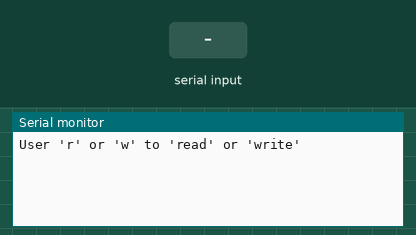
This sketch was run on a simulated Arduino Uno, built with avr-gcc and run on an emulated ATmega328P. Shown: the last lines printed to the serial monitor. The inputs (shaded band) are chosen by the test bench. EEPROM starts erased.

Above: at 4.6 s.
4.7 s: "w90\n" received over Serial
At 5.2 s:
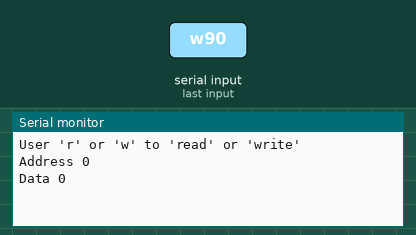
6.2 s: "r90\n" received over Serial
At 6.9 s:
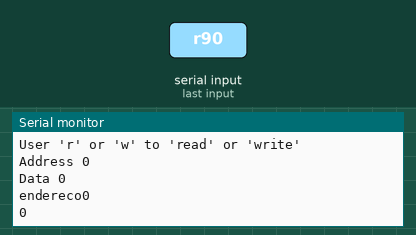

Measured:
- after the input at 4.7 s, the serial monitor: prints a new line at once (image 1)
- after the input at 6.2 s, the serial monitor: prints a new line at once (image 2)

The sketch:

EEPROM_1.ino
```cpp
#include <EEPROM.h>
String addr = "";  // Address of EEPROM
String data = "";  // Data to be writen in EEPROM
int count = 0;
char endMarker = '\n';
char rc;
const byte numChars = 32;
char receivedChars[numChars];
boolean newData = true;

void setup(){
       Serial.begin(9600);
       Serial.println("User 'r' or 'w' to 'read' or 'write'");
       for (int i = 0 ; i < EEPROM.length() ; i++) {
         EEPROM.write(i, 0);
       }
}
void loop(){
       if ((Serial.available()>0) && (newData == true)) {
            rc = Serial.read();

            if (rc != endMarker) {
                  receivedChars[count] = rc;
                  count++;

                  if (count >= numChars) {
                     count = numChars - 1;
                  }
            }

           else {
               receivedChars[count] = '\0'; // terminate the string
               count = 0;
               newData = false;
           }

       }

  if (newData == false) {
       // Get de Address from Serial Input
       addr = "";
       int i = 2;    //define the position of the first character of the address
       while (receivedChars[i] != ' '){
          addr = addr + receivedChars[i];
          i++;
       }
       // Get the Data from Serial Input. Obs.: i+1 define the begining of Data position on Serial input
       data = "";
       while (receivedChars[i+1] != endMarker){
          data = data + receivedChars[i+1];
          i++;
       }
       // Get the Data to write in EEPROM
        if ((addr.toInt() < EEPROM.length()) && (data.toInt() < 255)){
           if (receivedChars[0] == 'w')     {
                Serial.print("Address ");
                Serial.println(addr.toInt());
                Serial.print("Data ");
                Serial.println((byte)data.toInt());
                EEPROM.write(addr.toInt(), (byte)data.toInt());
                newData = true;
           }
        }
       if (addr.toInt() < EEPROM.length())
          if (receivedChars[0] == 'r')    {

                Serial.print("endereco");
                Serial.println(addr.toInt());
                Serial.print(EEPROM.read(addr.toInt()),DEC);
                newData = true;
          }
  }
}
```
